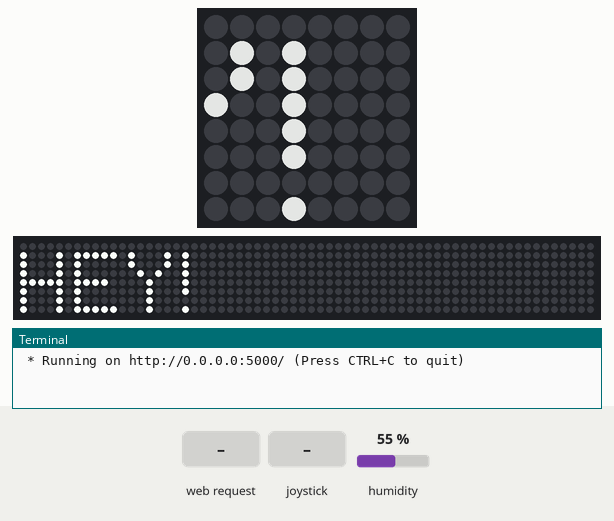
A program run on a simulated Raspberry Pi (BCM pin numbers) with a Sense HAT. Shown: the Sense HAT's 8×8 RGB LED matrix, a strip that is not on the board, showing the scrolling text unrolled, the last lines printed to the terminal. Inputs (shaded band) come from the test bench; at power-on: humidity 55 %. Dim RGB values are drawn brighter than linear; the 64×8 strip is a reading aid, not a part: it shows the text the matrix is scrolling, unrolled, one strip-width of it at a time; threads take turns every 2 ms; the clock reads 2024-03-15 10:24:30 at power-on unless the program sets it.

Above: at 1.2 s.
1.3 s: HTTP request for /msg/middle received
At 3.07 s:
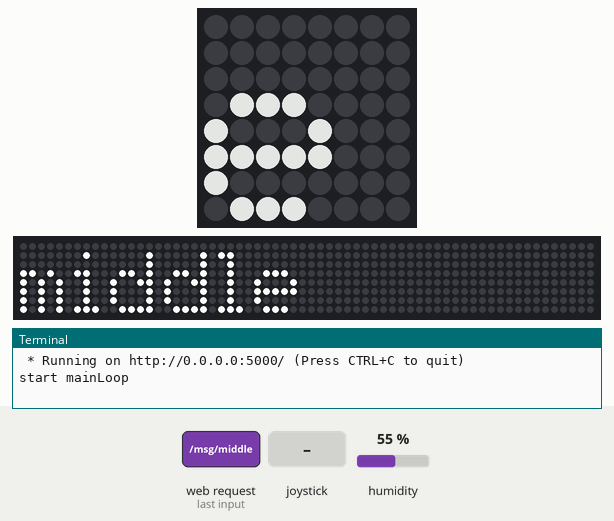
3.1 s: joystick clicked
At 4.88 s:
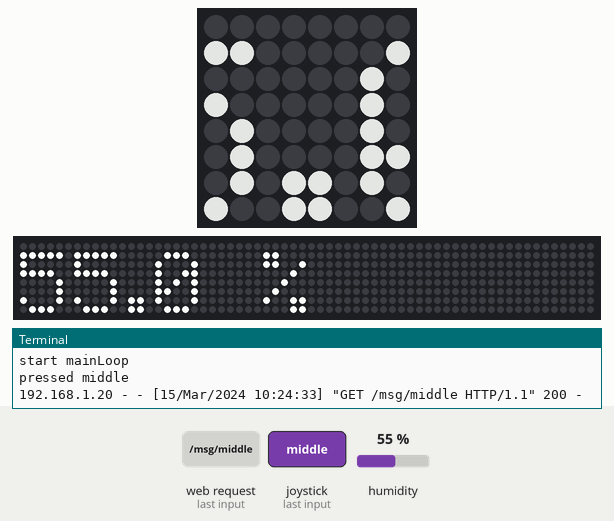
4.9 s: HTTP request for /msg/up received
At 6.59 s:
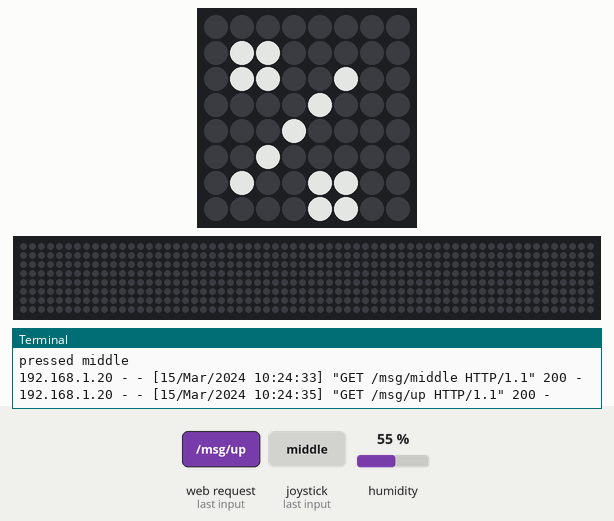
6.6 s: HTTP request for /msg/right received
At 6.7 s:
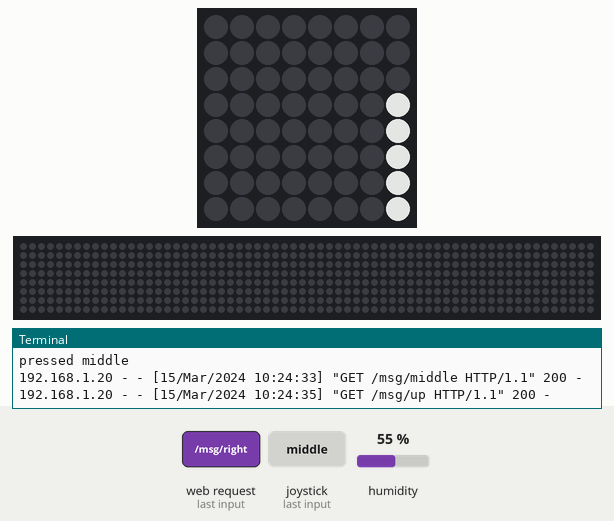
8.4 s: HTTP request for /msg/left received
At 9.0 s:
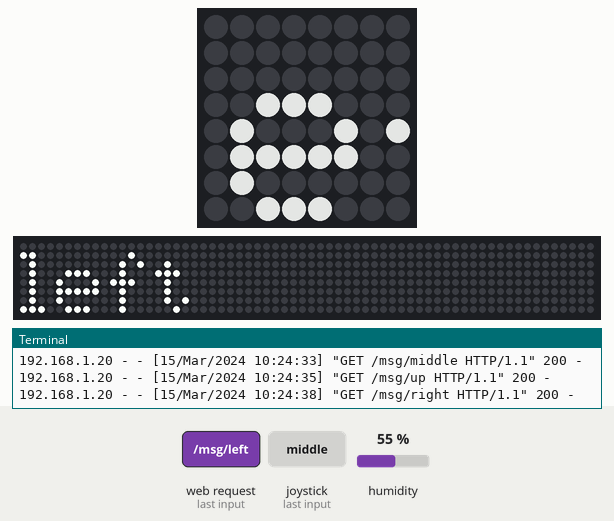
10.1 s: joystick clicked
At 10.25 s:
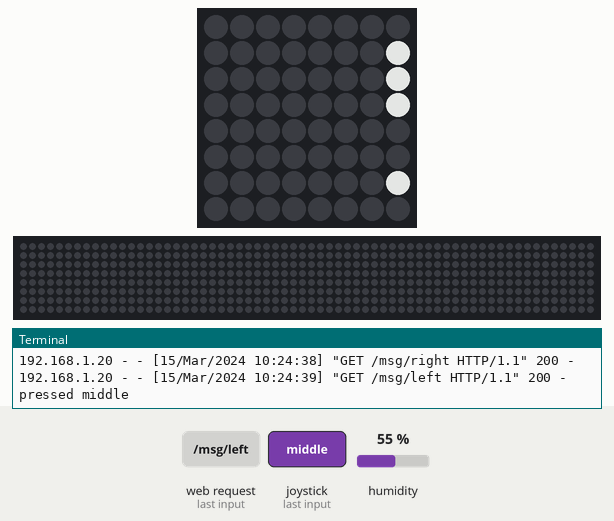

Measured:
- after the input at 1.3 s, the LEDs: first change after 0.16 s (image 1 shows a later state)
- after the input at 4.9 s, the LEDs: first change after 0.05 s (image 3 shows a later state)
- after the input at 6.6 s, the LEDs: change after 0.05 s (image 4)
- after the input at 8.4 s, the LEDs: first change after 0.05 s (image 5 shows a later state)
- after the input at 10.1 s, the LEDs: change after 0.10 s (image 6)

The program:

sense.py
```python
from sense_hat import SenseHat
from flask import Flask
from threading import Thread


class GetProp():
    def __init__(self, senseHat: SenseHat):
        self._s = senseHat
        humidity = lambda: self._s.show_message(f"{self._s.get_humidity():.4} %")
        temperature = lambda: self._s.show_message(f"{self._s.get_temperature():.4} °C")
        pressure = lambda: self._s.show_message(f"{self._s.get_pressure():.4} mbar")
        self._props = [humidity, temperature, pressure]
        self._selector = 0

    def ShowProp(self):
        """Shows the value of the currently selected property"""
        self._props[self._selector]()

    def changeProp(self):
        """Switches to the next property"""
        self._selector = (self._selector + 1) % len(self._props)
        self._showSelection()

    def _showSelection(self):
        """Shows the selected property"""
        c = ''
        match self._selector:
            case 0:
                c = 'H'
            case 1:
                c = 'T'
            case 2:
                c = 'P'
        self._s.show_letter(c)

def mainLoop(s: SenseHat):
    prop = GetProp(s)
    s.clear()
    s.show_message("HEY!", scroll_speed=0.05)
    print("start mainLoop")
    while True:
        event = s.stick.wait_for_event(emptybuffer=True)
        if event is None:
            print(f"event: {event} is None!!!")
            continue
        match event.direction:
            case "middle":
                print("pressed middle")
                prop.ShowProp()
            case "up":
                #TODO replace with accelerometer
                print("pressed up")
                s.flip_v()
            case "right":
                #TODO replace with accelerometer
                print("pressed right")
                s.flip_h()
            case "left":
                print("pressed left")
                prop.changeProp()
            case "down":
                print("pressed down")
                pass
                #change color?
            case _:
                print("default case!?")

app = Flask(__name__)
s = SenseHat()
s.low_light = True

@app.route("/")
def hello_world():
    return """
            <p>Hello, World!</p>
            <p><a href="/temp">Temperature</a></p>
            <p><a href="/pressure">Pressure</a></p>
            <p><a href="/humidity">Humidity</a></p>
            """

@app.route("/temp")
def get_temp():
    return f"{s.get_temperature():.6} °C"
@app.route("/pressure")
def get_pressure():
    return f"{s.get_pressure():.6} mbar"
@app.route("/humidity")
def get_humidity():
    return f"{s.get_humidity():.6} %"
@app.route("/msg/<text>")
def msg(text:str):
    #t = Thread(target=s.show_message, args=[text])
    #t.start()
    s.show_message(text,scroll_speed=0.05)
    return text

t2 = Thread(target=mainLoop, args=[s])
t2.start()

#app.run(host="0.0.0.0")
t1 = Thread(target=app.run, kwargs={'host': "0.0.0.0"})
t1.start()
```
